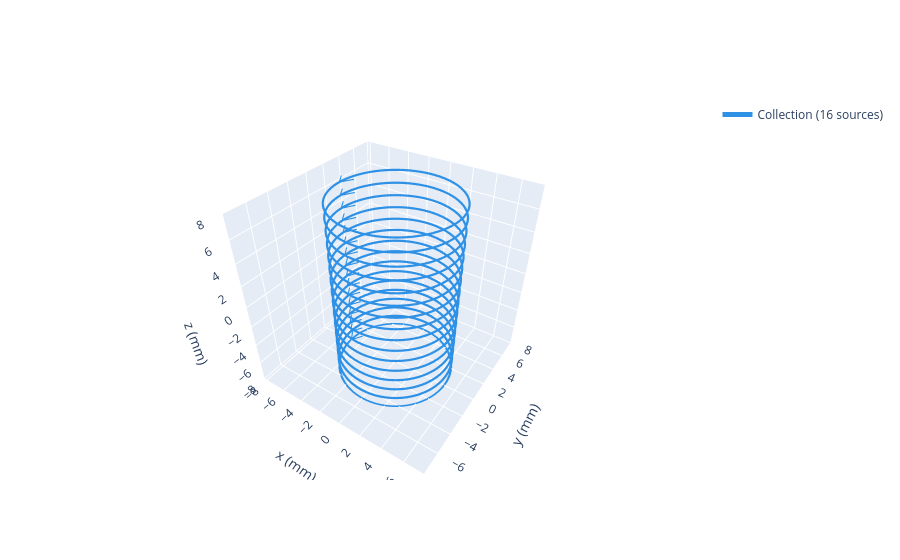

Here is the notebook cell this chart was saved with:
### Markdown cell above
## 1. Modelo simplificado de una bobina con `Collection`

Para hacer el modelo de una bobina, vamos a aprovechar la clase **`Collection`** que posee Magpylib para juntar varias fuentes de corriente en una sola por superposición.

La idea es representar la bobina como una colección de **espiras circulares** idénticas, separadas regularmente a lo largo del eje `z`.

### Code cell
corriente = 10.0   # A
diametro = 0.010  # m
largo = 0.016     # m
n_espiras = 16

bobina_simple = magpy.Collection()

for z in np.linspace(-largo/2, largo/2, n_espiras):
    espira = magpy.current.Circle(
        current=corriente,
        diameter=diametro,
        position=(0, 0, z),
    )
    bobina_simple.add(espira)

print('Objeto creado:', bobina_simple)
print('Cantidad de espiras:', len(bobina_simple.children))
print('Primera espira:', bobina_simple.children[0])

bobina_simple.show()

### Figure 1 — Plotly figure (JSON) as saved in the notebook; plotly's stock layout.template omitted (floating-point values rounded to 4 significant figures; data arrays with more than 128 entries replaced by an {"elided": "..."} marker saying what was removed)
{"data": [{"legendgroup": "Collection(id=2074529493840)", "line": {"color": "#2e91e5", "dash": "solid", "width": 2.2}, "mode": "lines", "name": "Collection (16 sources)", "opacity": 1, "showlegend": true, "type": "scatter3d", "x": [-5.6, -5.0, -4.4, NaN, -5.6, -5.0, -4.4, NaN, -5.6, -5.0, -4.4, NaN, -5.6, -5.0, -4.4, NaN, -5.6, -5.0, -4.4, NaN, -5.6, -5.0, -4.4, NaN, -5.6, -5.0, -4.4, NaN, -5.6, -5.0, -4.4, NaN, -5.6, -5.0, -4.4, NaN, -5.6, -5.0, -4.4, NaN, -5.6, -5.0, -4.4, NaN, -5.6, -5.0, -4.4, NaN, -5.6, -5.0, -4.4, NaN, -5.6, -5.0, -4.4, NaN, -5.6, -5.0, -4.4, NaN, -5.6, -5.0, -4.4, NaN], "y": [1.0, 6.123e-16, 1.0, NaN, 1.0, 6.123e-16, 1.0, NaN, 1.0, 6.123e-16, 1.0, NaN, 1.0, 6.123e-16, 1.0, NaN, 1.0, 6.123e-16, 1.0, NaN, 1.0, 6.123e-16, 1.0, NaN, 1.0, 6.123e-16, 1.0, NaN, 1.0, 6.123e-16, 1.0, NaN, 1.0, 6.123e-16, 1.0, NaN, 1.0, 6.123e-16, 1.0, NaN, 1.0, 6.123e-16, 1.0, NaN, 1.0, 6.123e-16, 1.0, NaN, 1.0, 6.123e-16, 1.0, NaN, 1.0, 6.123e-16, 1.0, NaN, 1.0, 6.123e-16, 1.0, NaN, 1.0, 6.123e-16, 1.0, NaN], "z": [-8.0, -8.0, -8.0, NaN, -6.933, -6.933, -6.933, NaN, -5.867, -5.867, -5.867, NaN, -4.8, -4.8, -4.8, NaN, -3.733, -3.733, -3.733, NaN, -2.667, -2.667, -2.667, NaN, -1.6, -1.6, -1.6, NaN, -0.5333, -0.5333, -0.5333, NaN, 0.5333, 0.5333, 0.5333, NaN, 1.6, 1.6, 1.6, NaN, 2.667, 2.667, 2.667, NaN, 3.733, 3.733, 3.733, NaN, 4.8, 4.8, 4.8, NaN, 5.867, 5.867, 5.867, NaN, 6.933, 6.933, 6.933, NaN, 8.0, 8.0, 8.0, NaN]}, {"legendgroup": "Collection(id=2074529493840)", "line": {"color": "#2e91e5", "dash": "solid", "width": 4.4}, "mode": "lines", "name": "Collection (16 sources)", "opacity": 1, "showlegend": false, "type": "scatter3d", "x": {"elided": "1168 float values"}, "y": {"elided": "1168 float values"}, "z": {"elided": "1168 float values"}}], "layout": {"legend": {"itemsizing": "constant"}, "scene": {"aspectmode": "manual", "aspectratio": {"x": 1, "y": 1, "z": 1}, "camera": {"eye": {"x": 1, "y": -1.5, "z": 1.4}}, "xaxis": {"autorange": false, "range": [-8.3, 7.7], "title": {"text": "x (mm)"}}, "yaxis": {"autorange": false, "range": [-8, 8], "title": {"text": "y (mm)"}}, "zaxis": {"autorange": false, "range": [-8, 8], "title": {"text": "z (mm)"}}}}}
